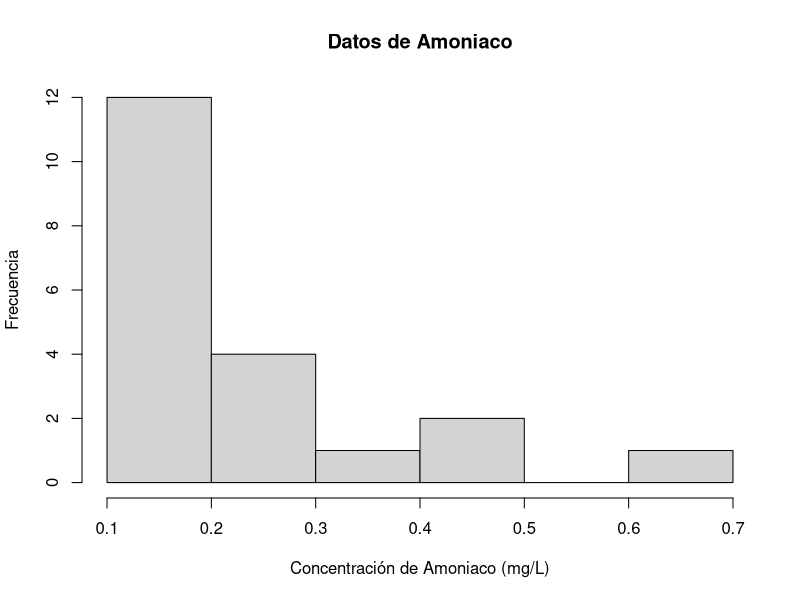
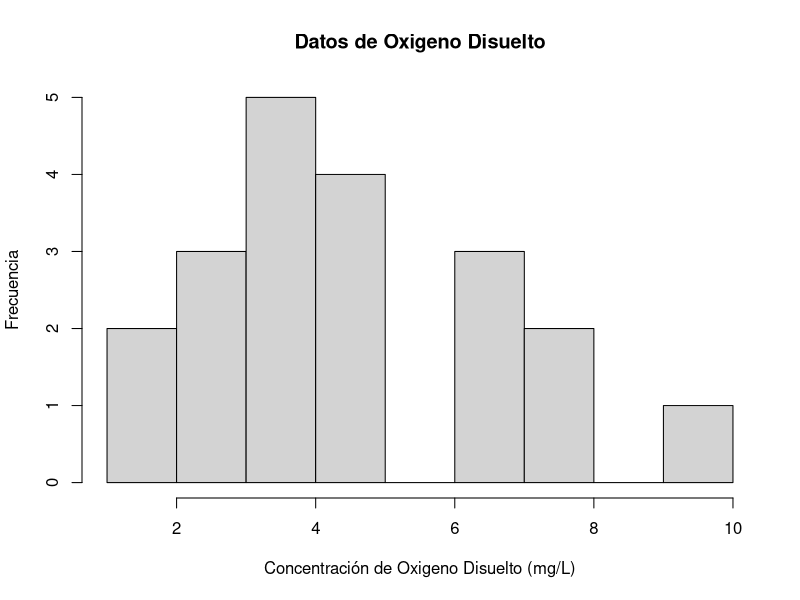
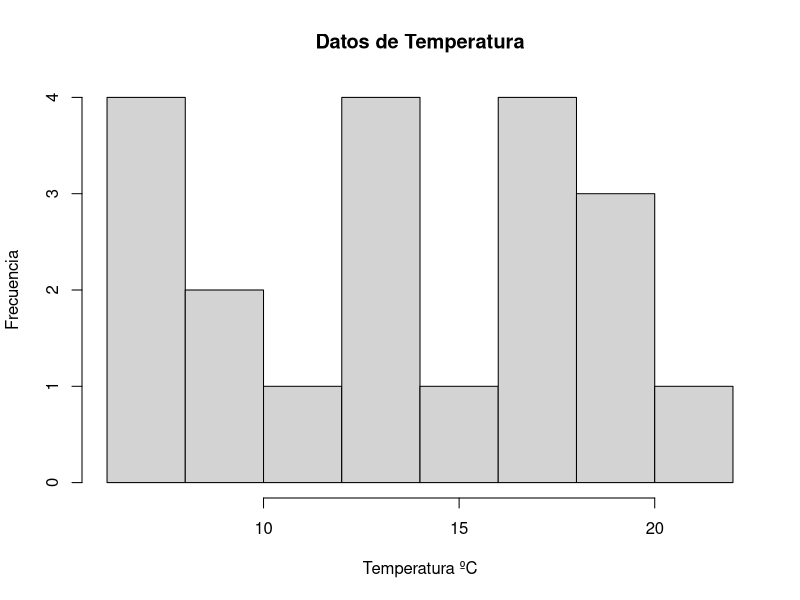

Reproduce these figures in R, in order.
## ---- chunk 1
knitr::opts_chunk$set(echo = TRUE)

install.packages("readxl")
install.packages("dplyr")
install.packages("ggplot2")

library(readxl)
library(dplyr)
library(ggplot2)
## ---- chunk 2
truchas <- read_excel ("datos_truchas1.xlsx", sheet = 1)
## ---- chunk 3
hist (truchas$AMONIACO, main = "Datos de Amoniaco", xlab = "Concentración de Amoniaco (mg/L)", ylab = "Frecuencia")

hist(truchas$OXIGENO, main = "Datos de Oxigeno Disuelto", xlab = "Concentración de Oxigeno Disuelto (mg/L)", ylab = "Frecuencia")

hist(truchas$TEMPERATURA, main = "Datos de Temperatura", xlab = "Temperatura ºC", ylab = "Frecuencia")

## ---- chunk 4
str(truchas$AMONIACO)
table(truchas$AMONIACO)
str(truchas$OXIGENO)
table(truchas$OXIGENO)
str(truchas$TEMPERATURA)
table(truchas$TEMPERATURA)
## TODOS LOS DATOS ESTAN BALANCEADOS
